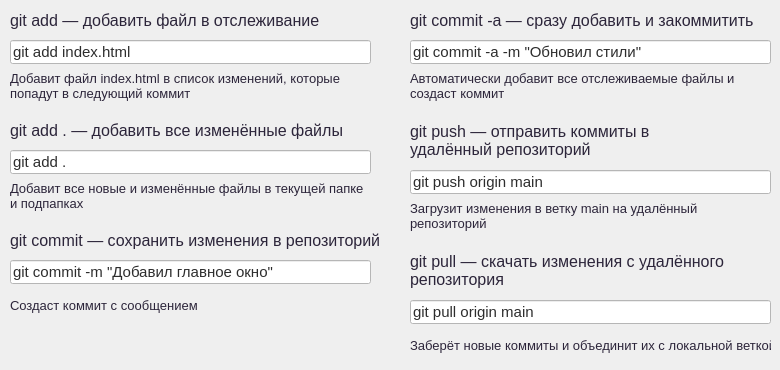
     <widget class="QWidget" name="page_2">
      <widget class="QLabel" name="label_11">
       <property name="geometry">
        <rect>
         <x>10</x>
         <y>10</y>
         <width>351</width>
         <height>21</height>
        </rect>
       </property>
       <property name="font">
        <font>
         <family>Yu Gothic UI</family>
         <pointsize>12</pointsize>
        </font>
       </property>
       <property name="styleSheet">
        <string notr="true">color: rgb(44, 37, 58);
background-color: rgba(255, 255, 255, 0);
border: none;</string>
       </property>
       <property name="text">
        <string>git add — добавить файл в отслеживание</string>
       </property>
      </widget>
      <widget class="QLabel" name="label_12">
       <property name="geometry">
        <rect>
         <x>10</x>
         <y>70</y>
         <width>371</width>
         <height>31</height>
        </rect>
       </property>
       <property name="font">
        <font>
         <family>Yu Gothic UI</family>
         <pointsize>10</pointsize>
        </font>
       </property>
       <property name="styleSheet">
        <string notr="true">color: rgb(44, 37, 58);
background-color: rgba(255, 255, 255, 0);
border: none;</string>
       </property>
       <property name="text">
        <string>Добавит файл index.html в список изменений, которые 
попадут в следующий коммит</string>
       </property>
      </widget>
      <widget class="QLineEdit" name="lineEdit_6">
       <property name="geometry">
        <rect>
         <x>10</x>
         <y>40</y>
         <width>361</width>
         <height>24</height>
        </rect>
       </property>
       <property name="font">
        <font>
         <family>Yu Gothic UI</family>
         <pointsize>11</pointsize>
        </font>
       </property>
       <property name="styleSheet">
        <string notr="true">background-color: rgb(255, 255, 255);
color: rgb(45, 45, 45);</string>
       </property>
       <property name="text">
        <string>git add index.html</string>
       </property>
      </widget>
      <widget class="QLabel" name="label_13">
       <property name="geometry">
        <rect>
         <x>10</x>
         <y>120</y>
         <width>341</width>
         <height>21</height>
        </rect>
       </property>
       <property name="font">
        <font>
         <family>Yu Gothic UI</family>
         <pointsize>12</pointsize>
        </font>
       </property>
       <property name="styleSheet">
        <string notr="true">color: rgb(44, 37, 58);
background-color: rgba(255, 255, 255, 0);
border: none;</string>
       </property>
       <property name="text">
        <string>git add . — добавить все изменённые файлы</string>
       </property>
      </widget>
      <widget class="QLabel" name="label_14">
       <property name="geometry">
        <rect>
         <x>10</x>
         <y>180</y>
         <width>371</width>
         <height>31</height>
        </rect>
       </property>
       <property name="font">
        <font>
         <family>Yu Gothic UI</family>
         <pointsize>10</pointsize>
        </font>
       </property>
       <property name="styleSheet">
        <string notr="true">color: rgb(44, 37, 58);
background-color: rgba(255, 255, 255, 0);
border: none;</string>
       </property>
       <property name="text">
        <string>Добавит все новые и изменённые файлы в текущей папке 
и подпапках</string>
       </property>
      </widget>
      <widget class="QLineEdit" name="lineEdit_7">
       <property name="geometry">
        <rect>
         <x>10</x>
         <y>150</y>
         <width>361</width>
         <height>24</height>
        </rect>
       </property>
       <property name="font">
        <font>
         <family>Yu Gothic UI</family>
         <pointsize>11</pointsize>
        </font>
       </property>
       <property name="styleSheet">
        <string notr="true">background-color: rgb(255, 255, 255);
color: rgb(45, 45, 45);</string>
       </property>
       <property name="text">
        <string>git add .</string>
       </property>
      </widget>
      <widget class="QLineEdit" name="lineEdit_8">
       <property name="geometry">
        <rect>
         <x>10</x>
         <y>260</y>
         <width>361</width>
         <height>24</height>
        </rect>
       </property>
       <property name="font">
        <font>
         <family>Yu Gothic UI</family>
         <pointsize>11</pointsize>
        </font>
       </property>
       <property name="styleSheet">
        <string notr="true">background-color: rgb(255, 255, 255);
color: rgb(45, 45, 45);</string>
       </property>
       <property name="text">
        <string>git commit -m &quot;Добавил главное окно&quot;</string>
       </property>
      </widget>
      <widget class="QLabel" name="label_15">
       <property name="geometry">
        <rect>
         <x>10</x>
         <y>290</y>
         <width>371</width>
         <height>31</height>
        </rect>
       </property>
       <property name="font">
        <font>
         <family>Yu Gothic UI</family>
         <pointsize>10</pointsize>
        </font>
       </property>
       <property name="styleSheet">
        <string notr="true">color: rgb(44, 37, 58);
background-color: rgba(255, 255, 255, 0);
border: none;</string>
       </property>
       <property name="text">
        <string>Создаст коммит с сообщением</string>
       </property>
      </widget>
      <widget class="QLabel" name="label_16">
       <property name="geometry">
        <rect>
         <x>10</x>
         <y>230</y>
         <width>381</width>
         <height>21</height>
        </rect>
       </property>
       <property name="font">
        <font>
         <family>Yu Gothic UI</family>
         <pointsize>12</pointsize>
        </font>
       </property>
       <property name="styleSheet">
        <string notr="true">color: rgb(44, 37, 58);
background-color: rgba(255, 255, 255, 0);
border: none;</string>
       </property>
       <property name="text">
        <string>git commit — сохранить изменения в репозиторий</string>
       </property>
      </widget>
      <widget class="QLabel" name="label_17">
       <property name="geometry">
        <rect>
         <x>410</x>
         <y>10</y>
         <width>351</width>
         <height>21</height>
        </rect>
       </property>
       <property name="font">
        <font>
         <family>Yu Gothic UI</family>
         <pointsize>12</pointsize>
        </font>
       </property>
       <property name="styleSheet">
        <string notr="true">color: rgb(44, 37, 58);
background-color: rgba(255, 255, 255, 0);
border: none;</string>
       </property>
       <property name="text">
        <string>git commit -a — сразу добавить и закоммитить</string>
       </property>
      </widget>
      <widget class="QLabel" name="label_18">
       <property name="geometry">
        <rect>
         <x>410</x>
         <y>70</y>
         <width>361</width>
         <height>31</height>
        </rect>
       </property>
       <property name="font">
        <font>
         <family>Yu Gothic UI</family>
         <pointsize>10</pointsize>
        </font>
       </property>
       <property name="styleSheet">
        <string notr="true">color: rgb(44, 37, 58);
background-color: rgba(255, 255, 255, 0);
border: none;</string>
       </property>
       <property name="text">
        <string>Автоматически добавит все отслеживаемые файлы и 
создаст коммит</string>
       </property>
      </widget>
      <widget class="QLineEdit" name="lineEdit_9">
       <property name="geometry">
        <rect>
         <x>410</x>
         <y>40</y>
         <width>361</width>
         <height>24</height>
        </rect>
       </property>
       <property name="font">
        <font>
         <family>Yu Gothic UI</family>
         <pointsize>11</pointsize>
        </font>
       </property>
       <property name="styleSheet">
        <string notr="true">background-color: rgb(255, 255, 255);
color: rgb(45, 45, 45);</string>
       </property>
       <property name="text">
        <string>git commit -a -m &quot;Обновил стили&quot;</string>
       </property>
      </widget>
      <widget class="QLabel" name="label_19">
       <property name="geometry">
        <rect>
         <x>410</x>
         <y>120</y>
         <width>361</width>
         <height>41</height>
        </rect>
       </property>
       <property name="font">
        <font>
         <family>Yu Gothic UI</family>
         <pointsize>12</pointsize>
        </font>
       </property>
       <property name="styleSheet">
        <string notr="true">color: rgb(44, 37, 58);
background-color: rgba(255, 255, 255, 0);
border: none;</string>
       </property>
       <property name="text">
        <string>git push — отправить коммиты в 
удалённый репозиторий</string>
       </property>
      </widget>
      <widget class="QLineEdit" name="lineEdit_10">
       <property name="geometry">
        <rect>
         <x>410</x>
         <y>170</y>
         <width>361</width>
         <height>24</height>
        </rect>
       </property>
       <property name="font">
        <font>
         <family>Yu Gothic UI</family>
         <pointsize>11</pointsize>
        </font>
       </property>
       <property name="styleSheet">
        <string notr="true">background-color: rgb(255, 255, 255);
color: rgb(45, 45, 45);</string>
       </property>
       <property name="text">
        <string>git push origin main</string>
       </property>
      </widget>
      <widget class="QLabel" name="label_20">
       <property name="geometry">
        <rect>
         <x>410</x>
         <y>200</y>
         <width>361</width>
         <height>31</height>
        </rect>
       </property>
       <property name="font">
        <font>
         <family>Yu Gothic UI</family>
         <pointsize>10</pointsize>
        </font>
       </property>
       <property name="styleSheet">
        <string notr="true">color: rgb(44, 37, 58);
background-color: rgba(255, 255, 255, 0);
border: none;</string>
       </property>
       <property name="text">
        <string>Загрузит изменения в ветку main на удалённый 
репозиторий</string>
       </property>
      </widget>
      <widget class="QLabel" name="label_21">
       <property name="geometry">
        <rect>
         <x>410</x>
         <y>330</y>
         <width>361</width>
         <height>31</height>
        </rect>
       </property>
       <property name="font">
        <font>
         <family>Yu Gothic UI</family>
         <pointsize>10</pointsize>
        </font>
       </property>
       <property name="styleSheet">
        <string notr="true">color: rgb(44, 37, 58);
background-color: rgba(255, 255, 255, 0);
border: none;</string>
       </property>
       <property name="text">
        <string>Заберёт новые коммиты и объединит их с локальной веткой</string>
       </property>
      </widget>
      <widget class="QLabel" name="label_22">
       <property name="geometry">
        <rect>
         <x>410</x>
         <y>250</y>
         <width>361</width>
         <height>41</height>
        </rect>
       </property>
       <property name="font">
        <font>
         <family>Yu Gothic UI</family>
         <pointsize>12</pointsize>
        </font>
       </property>
       <property name="styleSheet">
        <string notr="true">color: rgb(44, 37, 58);
background-color: rgba(255, 255, 255, 0);
border: none;</string>
       </property>
       <property name="text">
        <string>git pull — скачать изменения с удалённого
репозитория</string>
       </property>
      </widget>
      <widget class="QLineEdit" name="lineEdit_11">
       <property name="geometry">
        <rect>
         <x>410</x>
         <y>300</y>
         <width>361</width>
         <height>24</height>
        </rect>
       </property>
       <property name="font">
        <font>
         <family>Yu Gothic UI</family>
         <pointsize>11</pointsize>
        </font>
       </property>
       <property name="styleSheet">
        <string notr="true">background-color: rgb(255, 255, 255);
color: rgb(45, 45, 45);</string>
       </property>
       <property name="text">
        <string>git pull origin main</string>
       </property>
      </widget>
     </widget>
